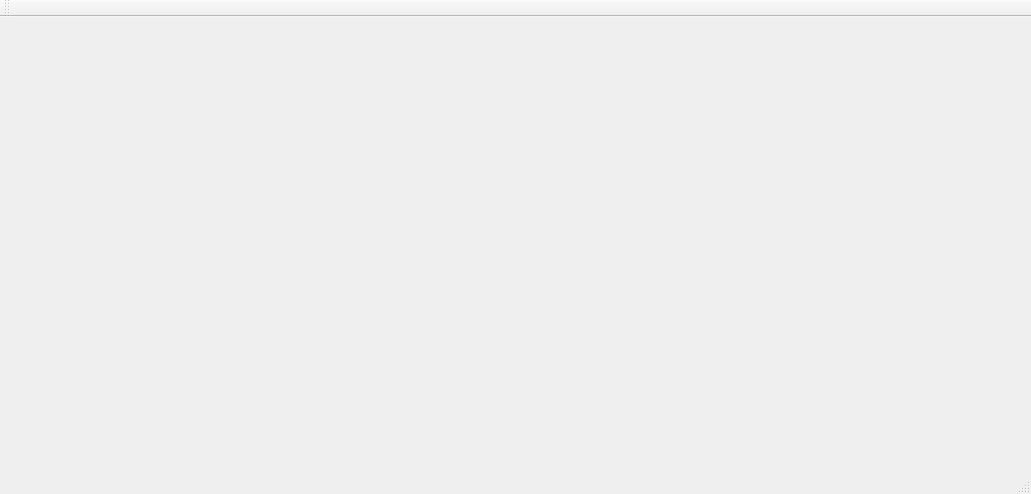
<?xml version="1.0" encoding="UTF-8"?>
<ui version="4.0">
 <class>FaceRecognitionClass</class>
 <widget class="QMainWindow" name="FaceRecognitionClass">
  <property name="geometry">
   <rect>
    <x>0</x>
    <y>0</y>
    <width>1031</width>
    <height>494</height>
   </rect>
  </property>
  <property name="windowTitle">
   <string>FaceRecognition</string>
  </property>
  <widget class="QWidget" name="centralWidget"/>
  <widget class="QMenuBar" name="menuBar">
   <property name="geometry">
    <rect>
     <x>0</x>
     <y>0</y>
     <width>1031</width>
     <height>22</height>
    </rect>
   </property>
  </widget>
  <widget class="QToolBar" name="mainToolBar">
   <attribute name="toolBarArea">
    <enum>TopToolBarArea</enum>
   </attribute>
   <attribute name="toolBarBreak">
    <bool>false</bool>
   </attribute>
  </widget>
  <widget class="QStatusBar" name="statusBar"/>
 </widget>
 <layoutdefault spacing="6" margin="11"/>
 <resources>
  <include location="FaceRecognition.qrc"/>
 </resources>
 <connections/>
</ui>
